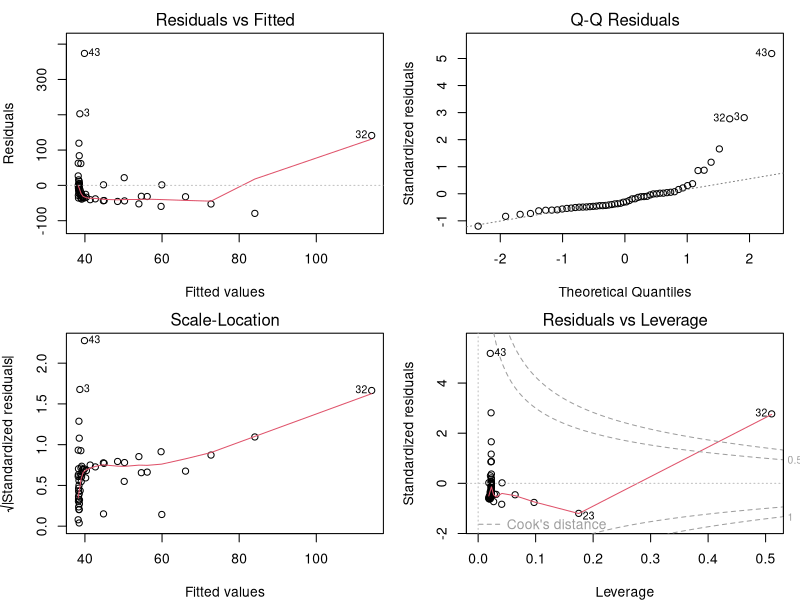
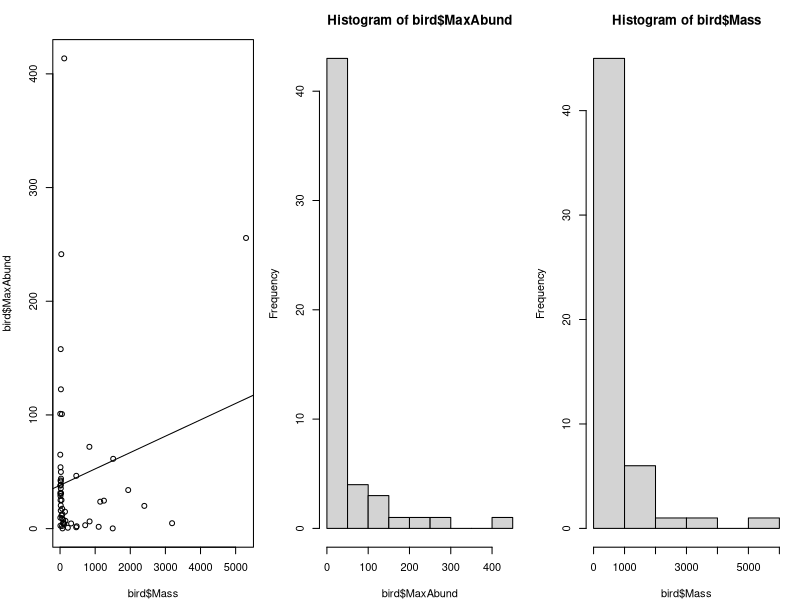
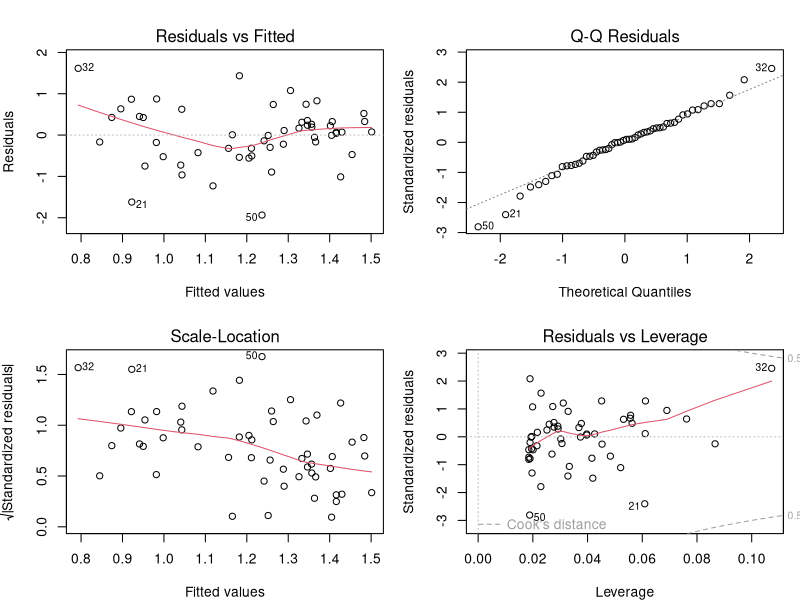
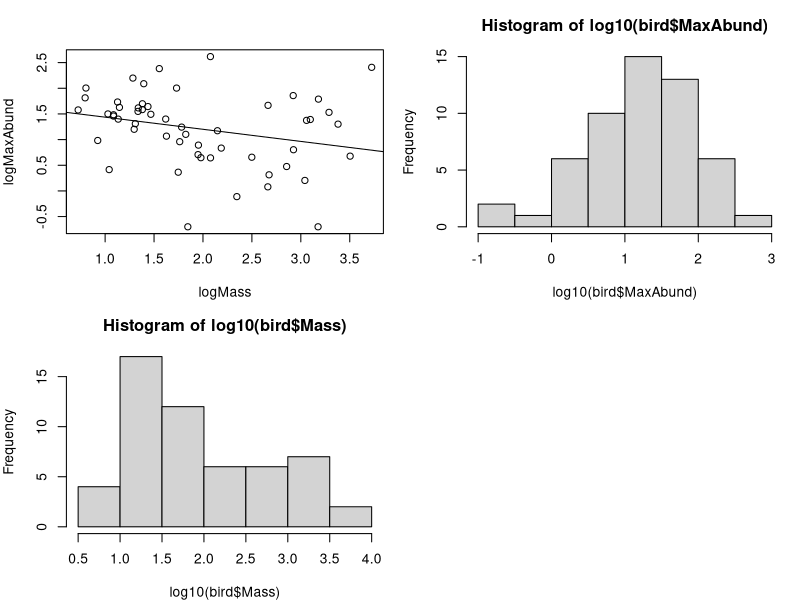
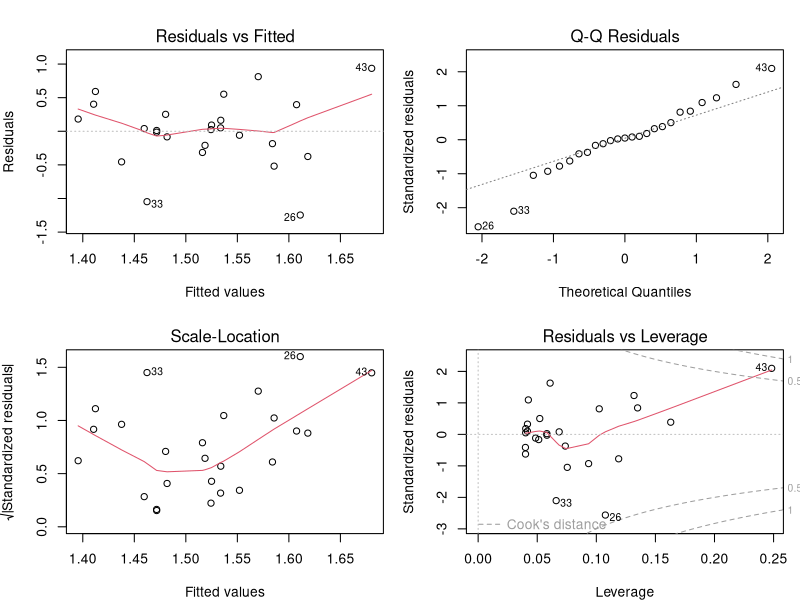
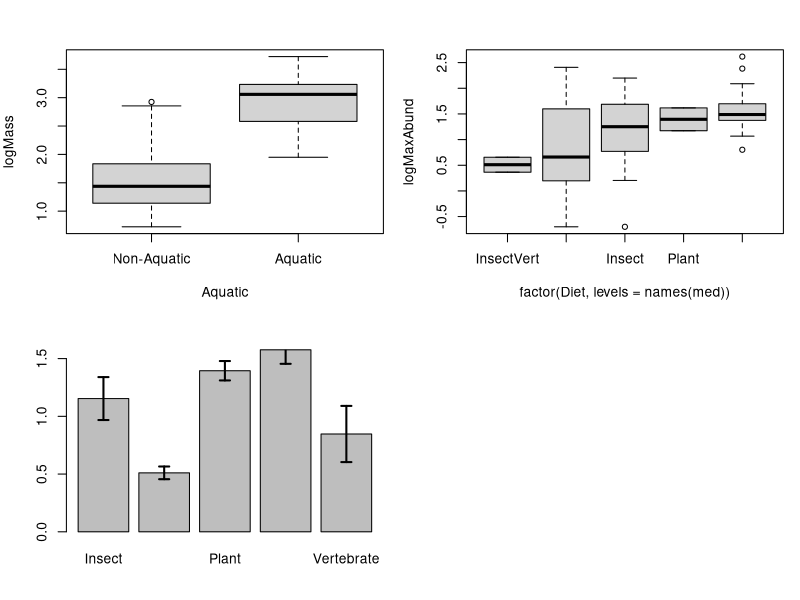
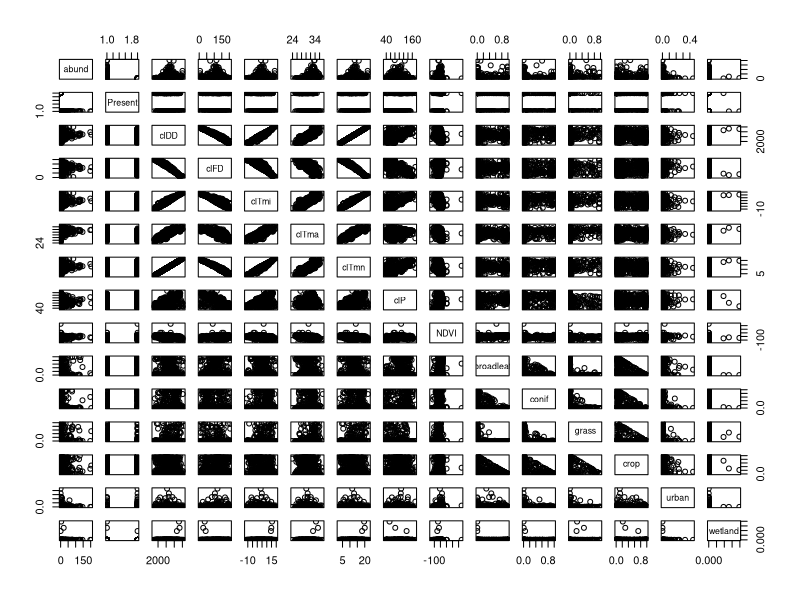
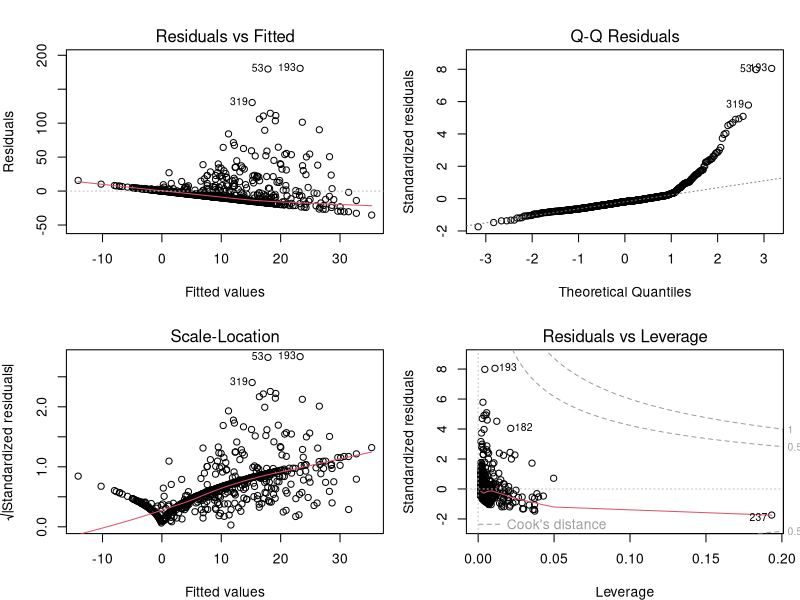

Write R code to recreate these figures, in order. (Note: this script raises an error after producing the figures.)
## ---- chunk 1
knitr::opts_chunk$set(
  comment = "#",
  collapse = TRUE,
  warning = FALSE,
  message = FALSE,
  fig.width=6, fig.height=6,
  fig.align = 'center'
)
## ---- chunk 2
options(repos=structure(c(CRAN="http://cran.r-project.org")))
## ---- chunk 3
if (!require(dplyr)) install.packages("dplyr")
library(dplyr)

if (!require(kableExtra)) install.packages("kableExtra")
library(kableExtra)

if (!require(vegan)) install.packages("vegan")
library(vegan)

if (!require(e1071)) install.packages("e1071")
library(e1071)

if (!require(MASS)) install.packages("MASS")
library(MASS)

if (!require(car)) install.packages("car")
library(car)

if (!require(effects)) install.packages("effects")
library(effects)

## ---- chunk 4
bird <- read.csv("Scripts_and_data/birdsdiet.csv")
## ---- chunk 5
lm1 <- lm(MaxAbund ~ Mass, data = bird)
## ---- chunk 6
par(mfrow=c(2,2), mar = c(4,4,2,1), oma =c(0,0,0,0))
plot(lm1)
## ---- chunk 7
par(mfrow=c(1,3), mar = c(4,4,3,1))
plot(bird$MaxAbund ~ bird$Mass)
abline(lm1)
hist(bird$MaxAbund)
hist(bird$Mass)
## ---- chunk 8
shapiro.test(bird$MaxAbund)
shapiro.test(bird$Mass)
## ---- chunk 9
skewness(bird$MaxAbund)
skewness(bird$Mass)
## ---- chunk 10
bird$logMaxAbund <- log10(bird$MaxAbund)
bird$logMass <- log10(bird$Mass)
## ---- chunk 11
lm2 <- lm(logMaxAbund ~ logMass, data = bird)
## ---- chunk 12
par(mfrow=c(2,2), mar=c(4,4,3,1))
plot(lm2)
## ---- chunk 13
plot(logMaxAbund ~ logMass, data=bird)
abline(lm2)
hist(log10(bird$MaxAbund))
hist(log10(bird$Mass))
## ---- chunk 14
summary(lm2)
## ---- chunk 15
lm3 <- lm(logMaxAbund~logMass, data=bird, subset=!bird$Aquatic)
# removes aquatic birds (= TRUE)
# or equivalently
lm3 <- lm(logMaxAbund~logMass, data=bird, subset=bird$Aquatic == 0)
## ---- chunk 16
# Run the model
lm4 <- lm(logMaxAbund ~ logMass, data=bird, subset=bird$Passerine == 1)

# Examine the diagnostic plots
par(mfrow=c(2,2))
plot(lm4)
summary(lm4)

# Compare variance explained by lm2, lm3 and lm4
str(summary(lm4))

# Recall: we want adj.r.squared
summary(lm4)$adj.r.squared # R2-adj = -0.02
summary(lm2)$adj.r.squared # R2-adj = 0.05
summary(lm3)$adj.r.squared # R2-adj = 0.25
## ---- chunk 17
boxplot(logMass ~ Aquatic,
        data = bird,
        names = c("Non-Aquatic",
                  "Aquatic"))
## ---- chunk 18
var.test(logMass ~ Aquatic, data = bird)
## ---- chunk 19
ttest1 <- t.test(logMass ~ Aquatic, var.equal = TRUE, data = bird)

# Or use lm()
ttest.lm1 <- lm(logMass ~ Aquatic, data=bird)
## ---- chunk 20
ttest1$statistic^2
anova(ttest.lm1)$F
# answer: F=60.3845 in both cases
## ---- chunk 21
# Unilateral t-test
uni.ttest1 <- t.test(logMass ~ Aquatic,
                     var.equal = TRUE,
                     data = bird,
                     alternative = "less")
uni.ttest1
## ---- chunk 22
uni.ttest1
## ---- chunk 23
med <- sort(tapply(bird$logMaxAbund,
                   bird$Diet, median))
boxplot(logMaxAbund ~ factor(Diet,
                             levels = names(med)),
        data = bird)
## ---- chunk 24
anov1 <- lm(logMaxAbund ~ Diet,
            data = bird)
anova(anov1)
## ---- chunk 25
aov1 <- aov(logMaxAbund ~ Diet,
            data = bird)
summary(aov1)
## ---- chunk 26
anova(anov1)
## ---- chunk 27
summary(aov1)
## ---- chunk 28
bartlett.test(logMaxAbund ~ Diet,
              data = bird)
## ---- chunk 29
shapiro.test(resid(anov1))
## ---- chunk 30
summary(anov1)
## ---- chunk 31
TukeyHSD(aov(anov1),
         ordered=T)
## ---- chunk 32
sd <- tapply(bird$logMaxAbund, list(bird$Diet), sd)
means <- tapply(bird$logMaxAbund, list(bird$Diet), mean)
n <- length(bird$logMaxAbund)
se <- 1.96*sd/sqrt(n)
bp <- barplot(means)
epsilon = 0.1
segments(bp, means - se, bp, means + se, lwd=2)
segments(bp - epsilon, means - se, bp + epsilon, means - se, lwd = 2)
segments(bp - epsilon, means + se, bp + epsilon, means + se, lwd = 2)
## ---- chunk 33
anov2 <- lm(logMaxAbund ~ Diet*Aquatic,
            data = bird)
summary(anov2)
anova(anov2)
## ---- chunk 34
ancov1 <- lm(logMaxAbund ~ logMass*Diet,
             data = bird)
anova(ancov1)
## ---- chunk 35
ancov2 <- lm(logMaxAbund ~ logMass + Diet,
             data = bird)
anova(ancov2)

## ---- chunk 36
Dickcissel = read.csv("Scripts_and_data/dickcissel.csv")
## ---- chunk 37
str(Dickcissel)
## ---- chunk 38
plot(Dickcissel) # May take some time
## ---- chunk 39
lm.mult <- lm(abund ~ clTma + NDVI + grass,
              data = Dickcissel)
summary(lm.mult)
## ---- chunk 40
par(mfrow=c(2,2))
plot(lm.mult)
## ---- chunk 41
summary(lm.mult)
## ---- chunk 42
par(mfrow=c(1,3))
plot(abund ~ clTma, data = Dickcissel)
plot(abund ~ NDVI,  data = Dickcissel)
plot(abund ~ grass, data = Dickcissel)
## ---- chunk 43
lm.full <- lm(abund ~ . - Present,
              data = Dickcissel)
lm.step <- step(lm.full)
?step
## ---- chunk 44
summary(lm.full)
## ---- chunk 45
summary(lm.step)
## ---- chunk 46
tapply(bird$logMaxAbund,
       bird$Diet,
       mean)
coef(anov1)
coef(anov1)[1] + coef(anov1)[2] # InsectVert
coef(anov1)[1] + coef(anov1)[3] # Plant
## ---- chunk 47
bird$Diet2 <- relevel(bird$Diet, ref="Plant")
anov2 <- lm(logMaxAbund ~ Diet2,
            data = bird)
summary(anov2)
anova(anov2)
## ---- chunk 48
bird$Diet2 <- factor(bird$Diet, levels=names(med))
anov2 <- lm(logMaxAbund ~ Diet2,
            data = bird)
summary(anov2)
anova(anov2)
## ---- chunk 49
sum(contrasts(bird$Diet)[,1])
sum(contrasts(bird$Diet)[,1]*contrasts(bird$Diet)[,2])
## ---- chunk 50
options(contrasts=c("contr.helmert", "contr.poly"))
sum(contrasts(bird$Diet)[,1])
sum(contrasts(bird$Diet)[,1]*contrasts(bird$Diet)[,2])
anov3 <- lm(logMaxAbund ~ Diet,
            data = bird)
summary(anov3)
## ---- chunk 51
table(bird$Aquatic)
## ---- chunk 52
unb.anov1 <- lm(logMaxAbund ~ Aquatic + Diet, data = bird)
unb.anov2 <- lm(logMaxAbund ~ Diet + Aquatic, data = bird)
anova(unb.anov1)
anova(unb.anov2)
## ---- chunk 53
library(car)
Anova(unb.anov1, type = "III")
Anova(unb.anov2, type = "III")
## ---- chunk 54

poly.reg=data.frame(Degree = 0:5,
                    Name = c("Constant","Linear","Quadratic",
                             "Cubic","Quartic","Quintic"),
                    Example = c("\\(3\\)",
                                "\\(x+9\\)",
                                "\\(x^2-x+4\\)",
                                "\\(x^3-x^2+5\\)",
                                "\\(6x^4-x^3+x-2\\)",
                                "\\(x^5-3x^3+x^2+8\\)"))
# knitr::kable(poly.reg, format = "html")
knitr::kable(poly.reg, format = "html", escape=FALSE)
## ---- chunk 55
lm.linear <- lm(abund ~ clDD, data = Dickcissel)
lm.quad   <- lm(abund ~ clDD + I(clDD^2), data = Dickcissel)
lm.cubic  <- lm(abund ~ clDD + I(clDD^2) + I(clDD^3), data = Dickcissel)
## ---- chunk 56
mod <- lm(clDD ~ clFD + clTmi + clTma + clP + grass, data = Dickcissel)
vif(mod)
## ---- chunk 57
library(vegan)
part.lm = varpart(Dickcissel$abund,
                  Dickcissel[ ,c("clDD","clFD","clTmi","clTma","clP")],
                  Dickcissel[ ,c("broadleaf","conif","grass","crop", "urban","wetland")])
part.lm

showvarparts(2)

plot(part.lm,
     digits = 2,
     bg = rgb(48,225,210,80,
              maxColorValue=225),
     col = "turquoise4")
## ---- chunk 58
# Climate set
out.1 = rda(Dickcissel$abund,
            Dickcissel[ ,c("clDD", "clFD","clTmi","clTma","clP")],
            Dickcissel[ ,c("broadleaf","conif","grass","crop", "urban","wetland")])
anova(out.1,
      step = 1000,
      perm.max = 1000)

# Land cover set
out.2 = rda(Dickcissel$abund,
            Dickcissel[ ,c("broadleaf","conif","grass","crop", "urban", "wetland")],
            Dickcissel[ ,c("clDD","clFD","clTmi", "clTma","clP")])
anova(out.2,
      step = 1000,
      perm.max = 1000)
